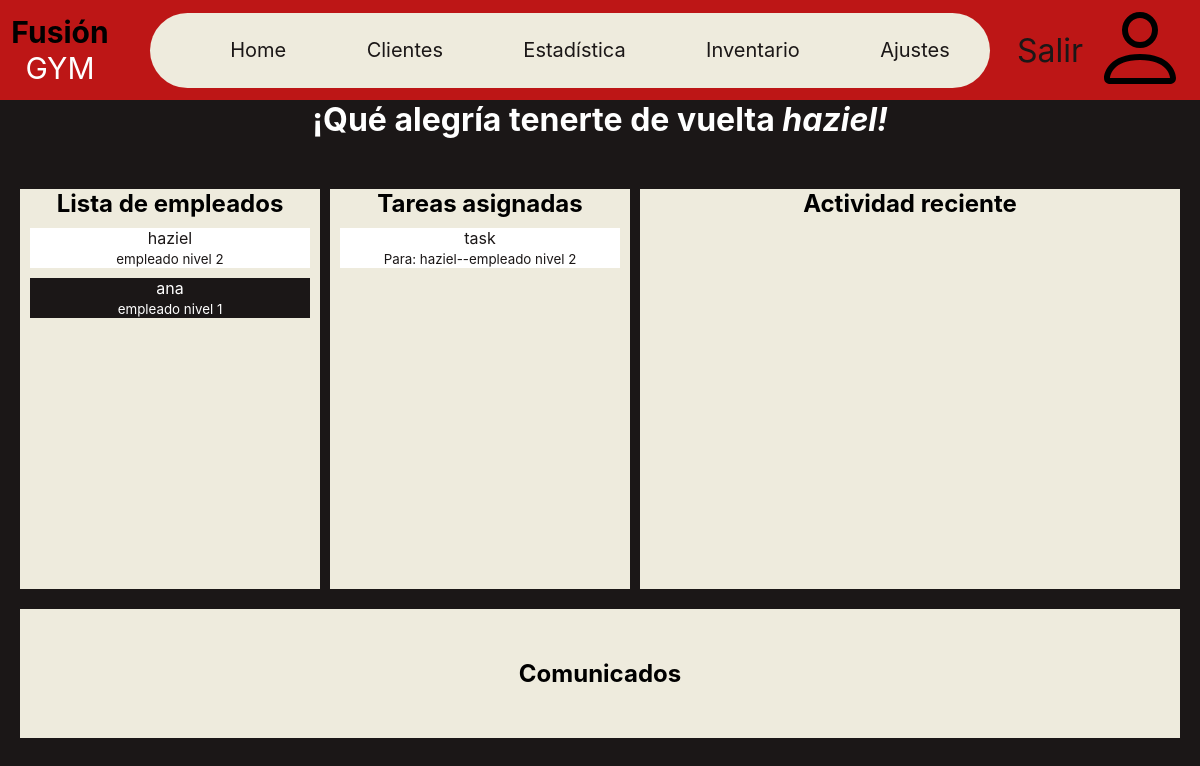
Before: /personal (signed in) with the older database file.
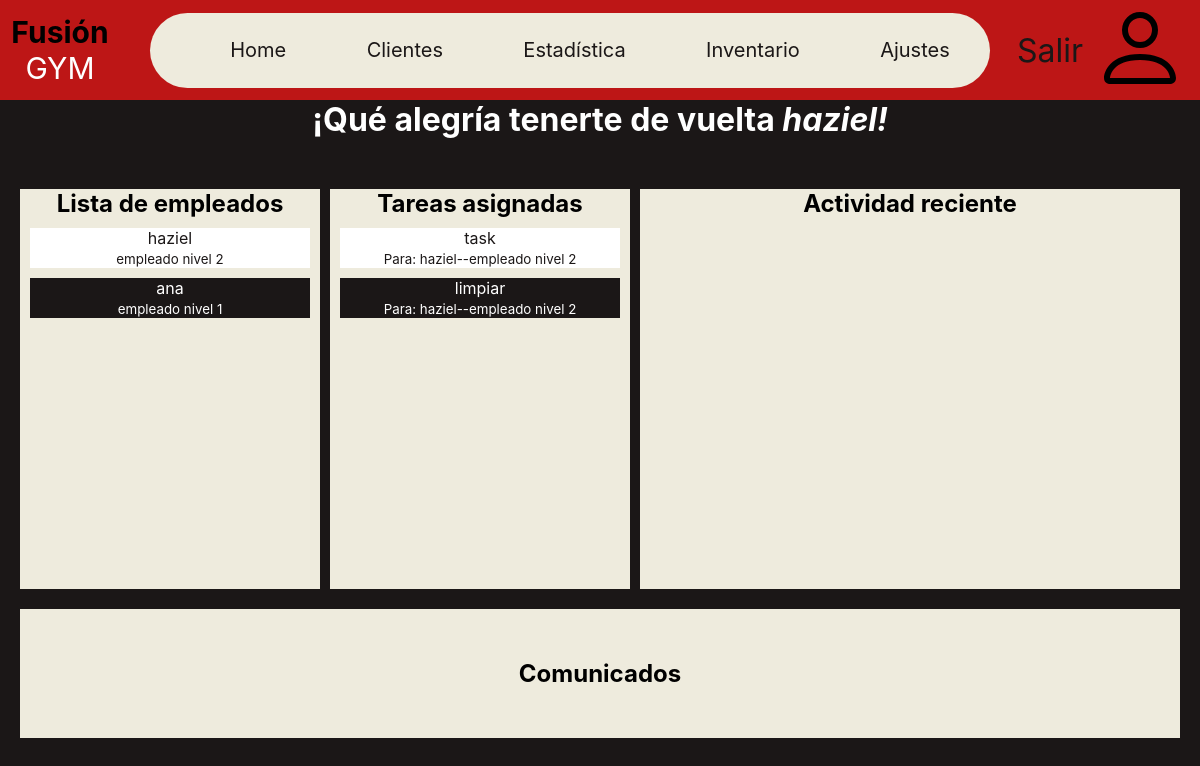
After: the same page with the newer database file.
### base/models.py (models this page shows, shortened)
class Staff(AbstractUser):
    username = models.CharField(max_length=200, default="", unique=True)
    RANKS = (
        'CEO', 'segundo al mando',
        'empleado nivel 1', 'empleado nivel 2')
    ranks_readable = tuple(zip(RANKS, RANKS))
    rank = models.CharField(
        max_length=50, choices=ranks_readable, default=RANKS[-1])
    def __str__(self):
        return f'{self.username}--{self.rank}'

class Task(models.Model):
    name = models.CharField(max_length=50)
    description = models.TextField(default='', blank=True)
    assigned_by = models.ForeignKey(
        Staff, on_delete=models.CASCADE, null=True, related_name='assigned_by')
    assigned_to = models.ForeignKey(
        Staff, on_delete=models.CASCADE, null=True, related_name='assigned_to')
    duration = models.TimeField()
    importance_level = ((1, 1), (2, 2), (3, 3))
    importance = models.SmallIntegerField(choices=importance_level, default=2)
    is_complete = models.BooleanField(default=False)

### base/views.py (the view)
# urls.py: path('personal',views.staff_page,name='staff'),
@login_required(login_url='login-page')
def staff_page(req):
    users = Staff.objects.all()
    now = str(datetime.now())
    morning = f"{now.split(' ')[0]} 00:00:00"
    activity = Activity.objects.filter(date__range=[morning,now])
    tasks = Task.objects.all()
    dispatches = Dispatches.objects.all()
    context = {'title': 'Perfil', 'staff': users,
    'activity':activity, 'tasks':tasks, 'dispatches':dispatches}
    return render(req, 'base/staff.html', context)

### base/templates/base/staff.html (shortened to what this page needs)
{% extends 'main.html' %}
{% load static %}
{% block content %}
<link rel="stylesheet" href="{% static 'styles/staff.css' %}">
{% include 'menu.html' %}
<h1 class="welcome-name">
    ¡Qué alegría tenerte de vuelta <i>{{request.user.username}}!</i>
</h1>
<main>
    <article class="profile-content">
        <h2>Lista de empleados</h2>
        {% for user in staff %}
        <section class="card user-card">
                <p>{{user.username}}</p>
                <small>{{user.rank}}</small>
        </section>
        {% endfor %}
    </article>
    <article class="profile-content">
        <h2>Tareas asignadas</h2>
        {% for task in tasks %}
        <section class="card task-card">
                <p>{{task.name}}</p>
                <small>Para: {{task.assigned_to}}</small>
        </section>
        {% endfor %}
    </article>
    <article class="profile-content">
        <h2>Actividad reciente</h2>
    </article>
    <footer class="profile-content dispatches">
        <h2>Comunicados</h2>
    </footer>
</main>
{% endblock content %}

Changed rows visible on the page:
added Task: name "limpiar", assigned_to "haziel--empleado nivel 2"
